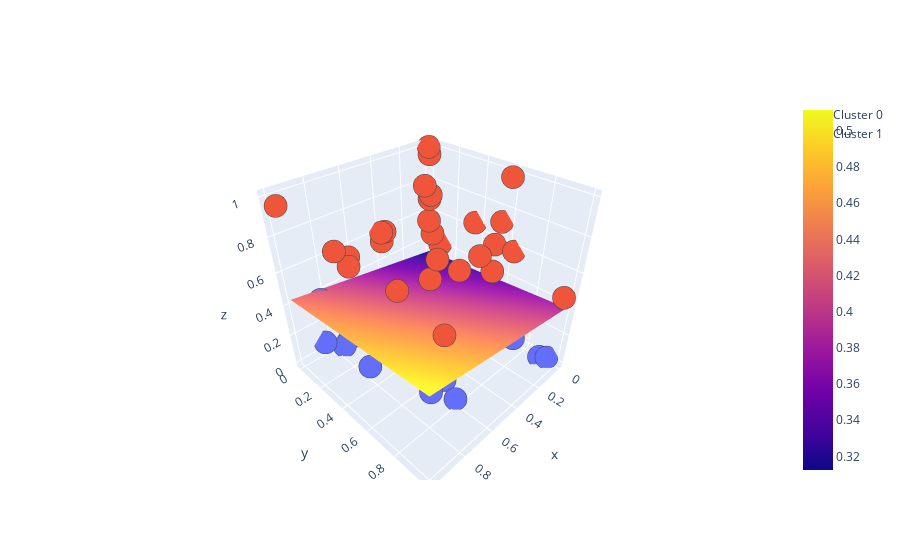

Write notebook code for a chart like this one.
### Code cell
PLOT = go.Figure()

for C in list(df.label.unique()):    
    PLOT.add_trace(go.Scatter3d(x=df[df.label == C]['s1'],
                            y=df[df.label == C]['s2'],
                            z=df[df.label == C]['s3'],
                            mode='markers', marker_size=8, marker_line_width=1,
                            name='Cluster ' + str(C)))


PLOT.add_trace(go.Surface(x=x_axis, y=y_axis, z=z_axis))
PLOT.show()
